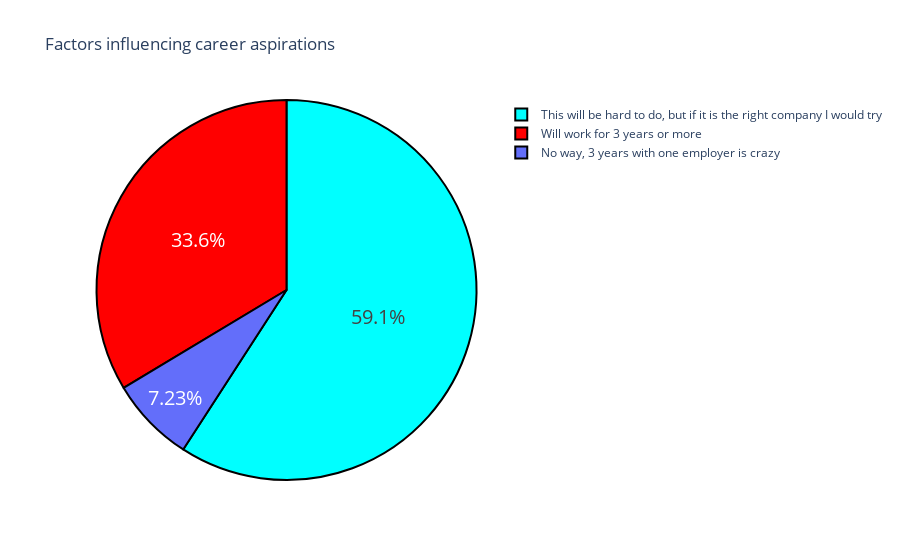

The cell this chart's notebook holds for it:
### Markdown cell above
# How likely Genz is to work for one employer for three year or more:

### Code cell
question3 = "How likely is that you will work for one employer for 3 years or more ?"
question3 = data[question3].value_counts()
label = question3.index
counts = question3.values
colors = ["aqua" , "red"]
fig = go.Figure(data = [go.Pie(labels=label, values = counts)])
fig.update_layout(title_text = "Factors influencing career aspirations")
fig.update_traces(hoverinfo = "label+value" , textinfo = "percent" ,textfont_size = 20,
                  marker = dict(colors = colors,line = dict(color = "black" , width = 2)))
fig.show()

### Figure 1 — Plotly figure (JSON) as saved in the notebook; plotly's stock layout.template omitted (floating-point values rounded to 4 significant figures)
{"data": [{"hoverinfo": "label+value", "labels": ["This will be hard to do, but if it is the right company I would try", "Will work for 3 years or more", "No way, 3 years with one employer is crazy"], "marker": {"colors": ["aqua", "red"], "line": {"color": "black", "width": 2}}, "textfont": {"size": 20}, "textinfo": "percent", "type": "pie", "values": [139, 79, 17]}], "layout": {"autosize": true, "title": {"text": "Factors influencing career aspirations"}}}
